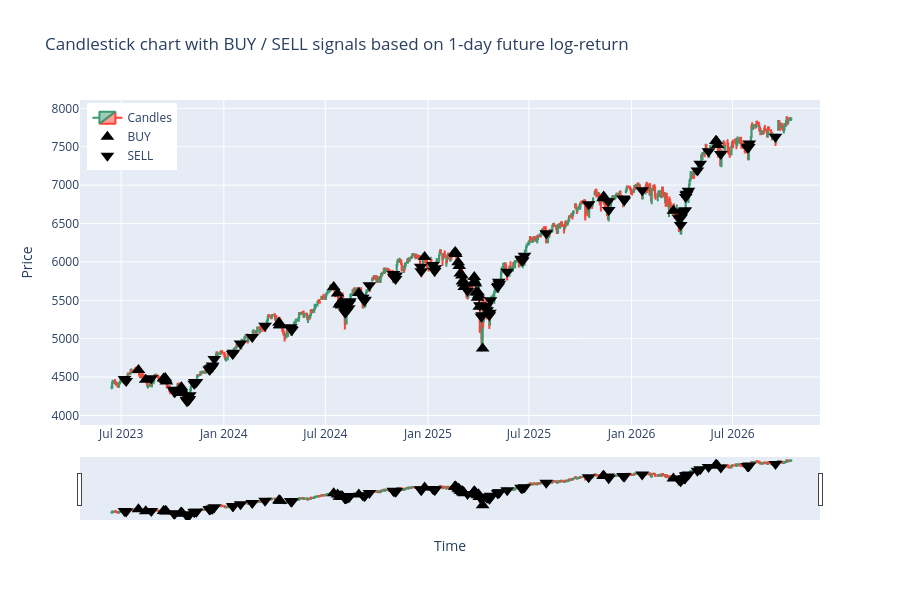

Notebook source saved alongside this figure:
### Code cell
df_slice = df_ta.iloc[split_idx:].copy()
# Identify signals
buy_signals = df_slice[test_df[best_label] == 1]
sell_signals = df_slice[test_df[best_label] ==2]
# Create candlestick figure
fig = go.Figure(data=[go.Candlestick(
    x=df_slice.index,   # use index for x-axis
    open=df_slice['Open'],
    high=df_slice['High'],
    low=df_slice['Low'],
    close=df_slice['Close'],
    name='Candles'
)])
# BUY signals (triangle-up)
fig.add_trace(go.Scatter(
    x=buy_signals.index,
    y=buy_signals['Low'],  # anchor near candle low
    mode='markers', 
    marker=dict(symbol='triangle-up', size=12, color='black'), 
    name='BUY'
))
# SELL signals (triangle-down)
fig.add_trace(go.Scatter(
    x=sell_signals.index,
    y=sell_signals['High'],  # anchor near candle high
    mode='markers', 
    marker=dict(symbol='triangle-down', size=12, color='black'),
    name='SELL'
))
fig.update_layout(
    title=f"Candlestick chart with BUY / SELL signals based on 1-day future log-return",
    xaxis_title="Time", 
    yaxis_title="Price", 
    height=600,
    legend=dict(x=0.01, y=0.99)
)
path = "plots/xgboost_full_test.png"
fig.write_image(path)
fig.show()
display(Image(filename=path)) # Display static image (GitHub-compatible)
